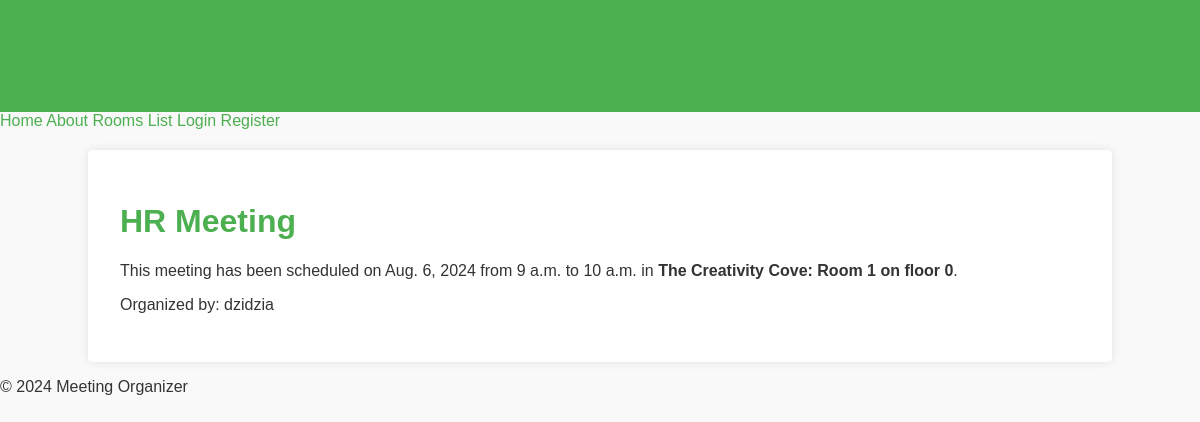
/meetings/8, run on the app's committed database.
### meetings/models.py (models this page shows, shortened)
class Meeting(models.Model):
    title = models.CharField(max_length=100)
    date = models.DateField()
    start_time = models.TimeField(default=time(9))
    duration = models.IntegerField(default=1)  # Duration in hours
    room = models.ForeignKey(Room, on_delete=models.CASCADE)
    created_by = models.ForeignKey(User, on_delete=models.CASCADE)
    @property
    def end_time(self):
        start_datetime = datetime.combine(self.date, self.start_time)
        end_datetime = start_datetime + timedelta(hours=self.duration)
        return end_datetime.time()

class Room(models.Model):
    name = models.CharField(max_length=30)
    floor = models.IntegerField(default=0)
    room_number = models.IntegerField()
    def __str__(self):
        return f'{self.name}: Room {self.room_number} on floor {self.floor}'

### meetings/views.py (the view)
# urls.py: path('<int:id>', views.detail, name="detail"),
def detail(request, id):
    meeting = get_object_or_404(Meeting, pk=id)
    return render(request, "meetings/detail.html", {"meeting": meeting})

### meetings/templates/meetings/detail.html (shortened to what this page needs)
{% extends 'base.html' %}
{% block content %}
    <h1>{{ meeting.title }}</h1>
    <p>
        This meeting has been scheduled on {{ meeting.date }}
        from {{ meeting.start_time }} to {{ meeting.end_time }}
        in <strong>{{ meeting.room }}</strong>.
    </p>
    <p>
        Organized by: {{ meeting.created_by.username }}
    </p>
{% endblock %}

### website/static/website/style.css (style rules this page uses)
body { font-family: sans-serif; color: #333; background-color: #f9f9f9; margin: 0; padding: 0; }
h1, h2, h3 { color: #4CAF50; }

### data on the page
Meeting: title "HR Meeting", date "Aug. 6, 2024", start_time "9 a.m.", end_time "10 a.m.", room "The Creativity Cove: Room 1 on floor 0", created_by.username "dzidzia"
